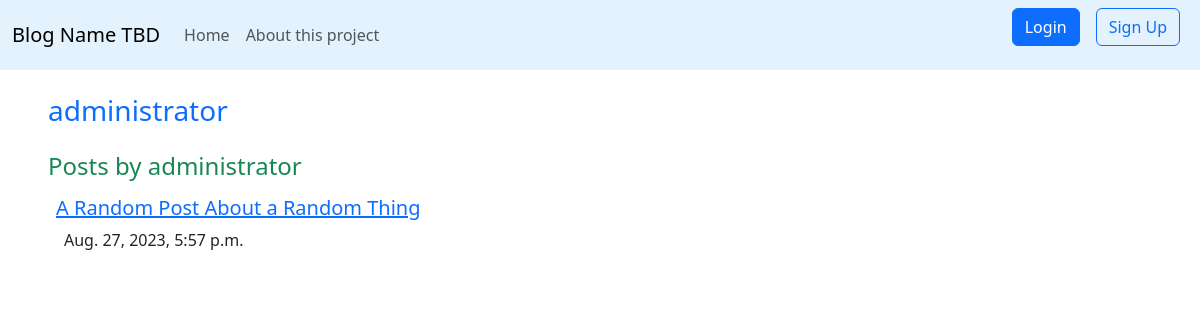
Page /user/administrator on the committed database.
### blogApp/models.py (models this page shows, shortened)
class Blog_Post(models.Model):
    user_name = models.CharField(max_length=122)
    title = models.CharField(max_length=122, default="")
    post_content = models.TextField()
    date = models.DateTimeField()

### blogApp/views.py (the view)
# urls.py: path('user/<name>', views.user_page, name="user"),
def user_page (request, name):
    posts = Blog_Post.objects.filter(user_name=name)
    email=""
    if (request.user.is_authenticated):
        email=request.user.email
    context={
        'curr':request.user.username,
        'look':name,
        'posts':posts,
        'email':email
    }
    return render (request, 'profile.html', context)

### templates/profile.html (shortened to what this page needs)
{% extends 'base.html' %}
{% block body %}
    <div class="mx-5 mt-4">
        <h3 class="text-primary mb-0">{{look}}</h3>
    </div>
    <div class="mx-5 mt-4">
        <h4 class="text-success">Posts by {{look}}</h4>
        {% for post in posts %}
            <h5 class="mx-2 mt-3"><a href="{% url 'blogApp:display' post.pk %}">{{post.title}}</a></h5>
            <p class="mx-3 mb-3">{{post.date}}</p>
        {% endfor %}
    </div>
{% endblock body %}

### rows in the picture
Blog_Post: user_name "administrator", title "A Random Post About a Random Thing", date "Aug. 27, 2023, 5:57 p.m."
